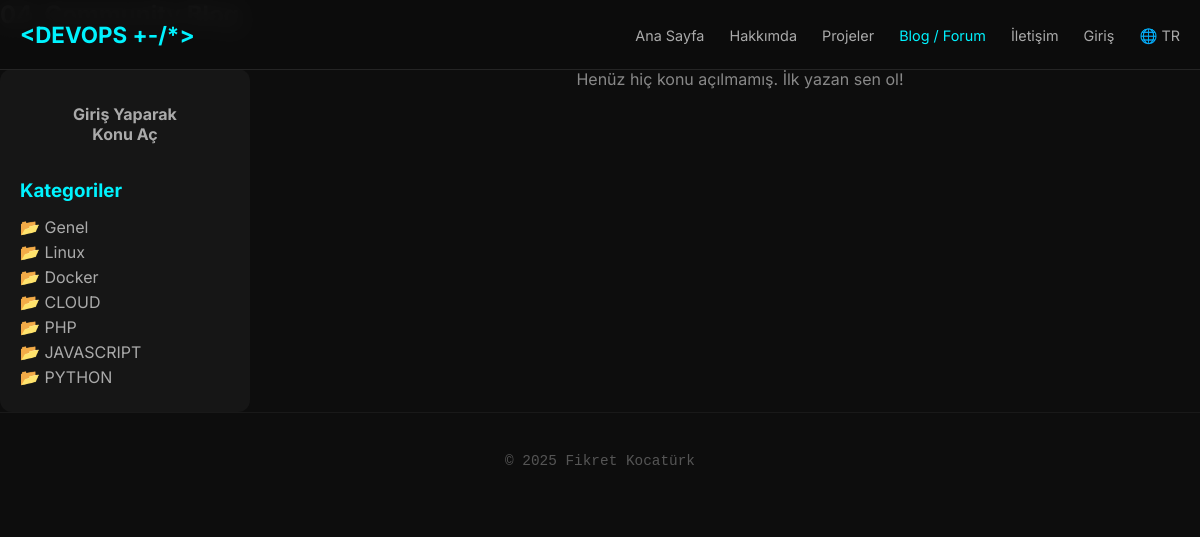
Page /index.php/blog?lang=tr on the committed database.
### tables this page shows
CREATE TABLE categories (
                            id INT AUTO_INCREMENT PRIMARY KEY,
                            name VARCHAR(50) NOT NULL
);

### app/config/config.php (called while the page is built, shortened)
<?php
$valid_langs = ['tr', 'en', 'de'];
$lang = isset($_GET['lang']) && in_array($_GET['lang'], $valid_langs) ? $_GET['lang'] : 'tr';
$t = $translations[$lang];
?>

### app/views/blog.php (the view, shortened to what this page needs)
<?php
include APP_PATH . '/views/partials/header.php';
include APP_PATH . '/views/partials/navbar.php';
$categories = [];
if (isset($conn)) {
    try {
        $cats_stmt = $conn->query("SELECT * FROM categories");
        if ($cats_stmt) {
            $categories = $cats_stmt->fetchAll(PDO::FETCH_ASSOC);
        }
    } catch (PDOException $e) {
    }
}
$topics = [];
if (isset($conn)) {
    try {
        $sql = "SELECT t.*, u.username, c.name as cat_name,
                (SELECT COUNT(*) FROM comments WHERE topic_id = t.id) as reply_count
                FROM topics t
                JOIN users u ON t.user_id = u.id
                JOIN categories c ON t.category_id = c.id
                ORDER BY t.created_at DESC";
        $stmt = $conn->query($sql);
        if ($stmt) {
            $topics = $stmt->fetchAll(PDO::FETCH_ASSOC);
        }
    } catch (PDOException $e) {
    }
}
?>
    <section>
        <h2 class="section-title"><span>04.</span> Community Blog</h2>
        <div class="blog-container">
            <aside class="sidebar">
                <?php if(isset($_SESSION['user_id'])): ?>
                    <a href="<?php echo BASE_URL; ?>/index.php/blog/create?lang=<?php echo $lang; ?>" class="btn create-btn">+ Yeni Konu Aç</a>
                <?php else: ?>
                    <a href="<?php echo BASE_URL; ?>/index.php/login" class="btn create-btn" style="border-color:#555; color:#aaa;">Giriş Yaparak Konu Aç</a>
                <?php endif; ?>
                <h3 style="color:#00f3ff; margin-bottom:15px;">Kategoriler</h3>
                <ul class="cat-list" style="list-style:none; padding:0; color:#aaa;">
                    <?php if(empty($categories)): ?>
                        <li>Kategori bulunamadı.</li>
                    <?php else: ?>
                        <?php foreach($categories as $cat): ?>
                            <li style="margin-bottom:5px; cursor:pointer;">📂 <?php echo htmlspecialchars($cat['name']); ?></li>
                        <?php endforeach; ?>
                    <?php endif; ?>
                </ul>
            </aside>
            <div class="topic-list">
                <?php if(empty($topics)): ?>
                    <p style="color:#888; text-align:center;">Henüz hiç konu açılmamış. İlk yazan sen ol!</p>
                <?php endif; ?>
            </div>
        </div>
    </section>
<?php
include APP_PATH . '/views/partials/footer.php';
?>

### public/index.php (shortened to what this page needs)
<?php
$script_name = str_replace('\\', '/', dirname($_SERVER['SCRIPT_NAME']));
if (isset($_SERVER['PATH_INFO'])) {
    $route = $_SERVER['PATH_INFO'];
} else {
    $request_uri = parse_url($_SERVER['REQUEST_URI'], PHP_URL_PATH);
    $route = str_replace($_SERVER['SCRIPT_NAME'], '', $request_uri);
    $route = str_replace($script_name, '', $route);
}
$route = '/' . ltrim($route, '/');
require_once APP_PATH . '/config/config.php';
switch ($route) {
    case '/blog':
        require_once APP_PATH . '/views/blog.php';
        break;
}
?>

### app/views/partials/header.php (shortened to what this page needs)
<!DOCTYPE html>
<html lang="<?php echo isset($lang) ? $lang : 'tr'; ?>">
<head>
    <link rel="stylesheet" href="https://cdnjs.cloudflare.com/ajax/libs/font-awesome/6.4.0/css/all.min.css">
</head>
<body>

### app/views/partials/navbar.php (shortened to what this page needs)
<nav class="navbar">
    <a href="<?php echo BASE_URL; ?>/index.php/home" class="logo">&lt;DEVOPS +-/*&gt;</a>
    <ul class="nav-links">
        <li><a href="<?php echo BASE_URL; ?>/index.php/home?lang=<?php echo $lang; ?>"><?php echo isset($t['nav_home']) ? $t['nav_home'] : 'Ana Sayfa'; ?></a></li>
        <li><a href="<?php echo BASE_URL; ?>/index.php/about?lang=<?php echo $lang; ?>"><?php echo isset($t['nav_about']) ? $t['nav_about'] : 'Hakkımda'; ?></a></li>
        <li><a href="<?php echo BASE_URL; ?>/index.php/projects?lang=<?php echo $lang; ?>"><?php echo isset($t['nav_projects']) ? $t['nav_projects'] : 'Projeler'; ?></a></li>
        <li><a href="<?php echo BASE_URL; ?>/index.php/blog?lang=<?php echo $lang; ?>" style="color: #00f3ff;"><?php echo isset($t['nav_blog']) ? $t['nav_blog'] : 'Blog'; ?></a></li>
        <li><a href="<?php echo BASE_URL; ?>/index.php/contact?lang=<?php echo $lang; ?>"><?php echo isset($t['nav_contact']) ? $t['nav_contact'] : 'İletişim'; ?></a></li>
        <?php if(isset($_SESSION['user_id'])): ?>
            <li><a href="#" style="color: #aaa;">👤 <?php echo htmlspecialchars($_SESSION['username']); ?></a></li>
            <li><a href="<?php echo BASE_URL; ?>/index.php/logout" style="color: #ff4444;">Çıkış</a></li>
        <?php else: ?>
            <li><a href="<?php echo BASE_URL; ?>/index.php/login">Giriş</a></li>
        <?php endif; ?>
        <li><a href="?lang=<?php echo ($lang == 'tr' ? 'en' : 'tr'); ?>">🌐 <?php echo strtoupper($lang); ?></a></li>
    </ul>
</nav>

### app/views/partials/footer.php (shortened to what this page needs)
<footer style="background-color: #0d0d0d; padding: 40px 20px; text-align: center; border-top: 1px solid rgba(255,255,255,0.05); margin-top: auto;">
    <p style="color: #555; font-family: monospace; font-size: 0.9rem;">
        &copy; <?php echo date('Y'); ?> Fikret Kocatürk
    </p>
</footer>
</body>
</html>

### app/views/partials/header.php (style rules this page uses)
:root { --bg-color: #0d0d0d; --text-main: #e0e0e0; --accent-color: #00f3ff; --nav-bg: rgba(13, 13, 13, 0.95); }
* { margin: 0; padding: 0; box-sizing: border-box; }
html, body { width: 100%; overflow-x: hidden; background-color: var(--bg-color); color: var(--text-main); font-family: 'Inter', sans-serif; }
.navbar { position: fixed; top: 0; left: 0; width: 100%; height: 70px; padding: 0 20px; display: flex; justify-content: space-between; align-items: center; background: var(--nav-bg); backdrop-filter: blur(10px); z-index: 9999; border-bottom: 1px solid rgba(255,255,255,0.1); }
.logo { font-size: 1.4rem; font-weight: bold; color: var(--accent-color); text-decoration: none; }
.nav-links { list-style: none; display: flex; gap: 25px; margin: 0; padding: 0; }
.nav-links a { font-size: 0.9rem; color: #aaa; text-decoration: none; transition: 0.3s; }
.btn { padding: 15px 35px; border-radius: 30px; font-weight: bold; display: inline-block; text-decoration: none; cursor: pointer; }

### app/views/blog.php (style rules this page uses)
.blog-container { display: grid; grid-template-columns: 250px 1fr; gap: 30px; margin-top: 40px; }
.sidebar { background: #161616; padding: 20px; border-radius: 12px; height: fit-content; }
.create-btn { width: 100%; text-align: center; margin-bottom: 20px; display: block; }

### rows in the picture
categories: name "Genel"
categories: name "Linux"
categories: name "Docker"
categories: name "CLOUD"
categories: name "PHP"
categories: name "JAVASCRIPT"
categories: name "PYTHON"

### other values in the picture
$t['nav_home'] "Ana Sayfa"
$t['nav_about'] "Hakkımda"
$t['nav_projects'] "Projeler"
$t['nav_blog'] "Blog / Forum"
$t['nav_contact'] "İletişim"
$lang "TR"
